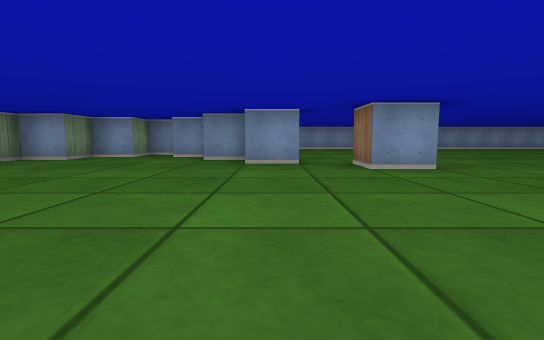
View 1 (above)

20 first-person views from a walk through a cub3D level. The camera is about half as high as the walls, tilts 6° down and sees 85° across. The floor is counted in squares. Each view is taken from the middle of a square. On the plan, view 1 faces up. The plan holds only what a view shows up to about 9 squares ahead; the rest is blank.

View 2
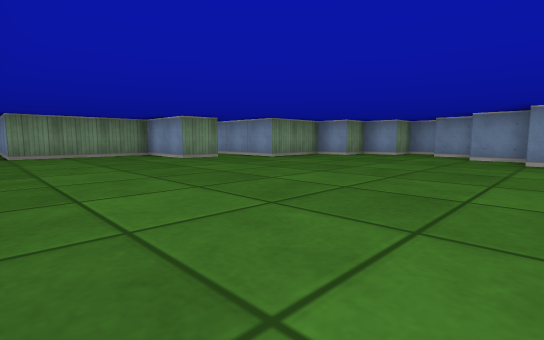

View 3
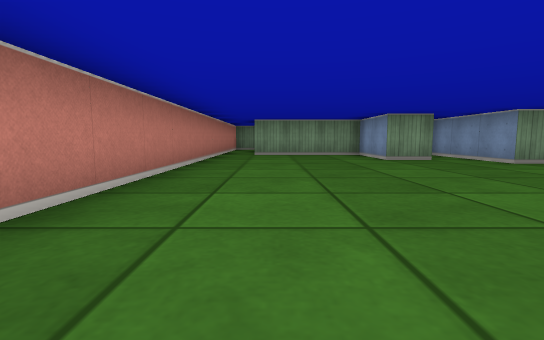

View 4
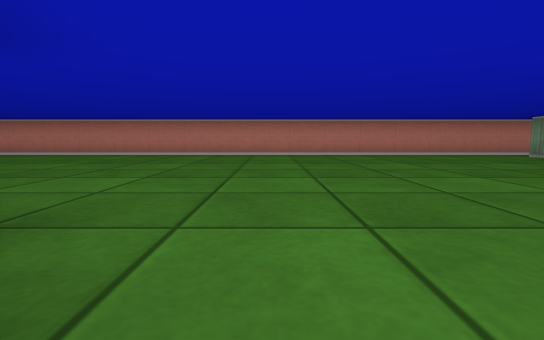

View 5
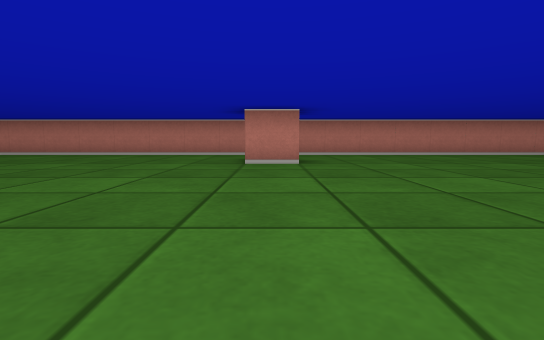

View 6
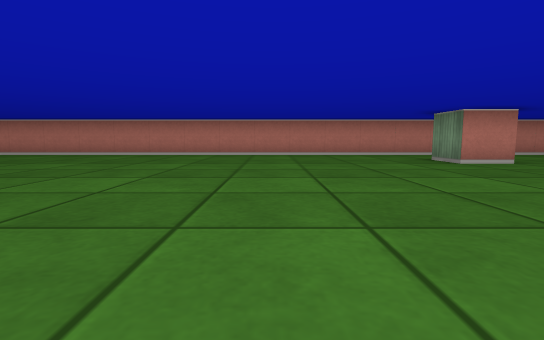

View 7
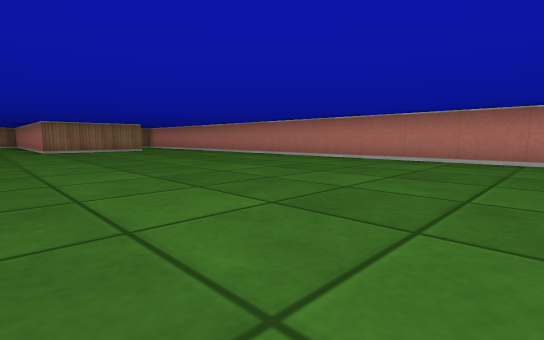

View 8
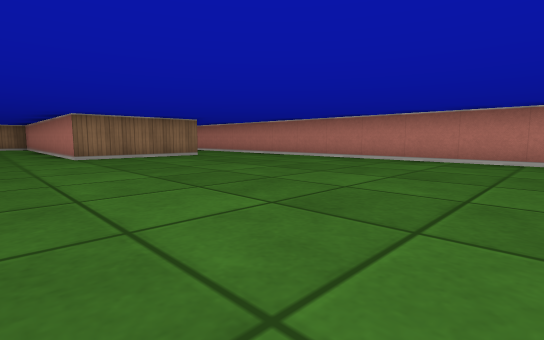

View 9
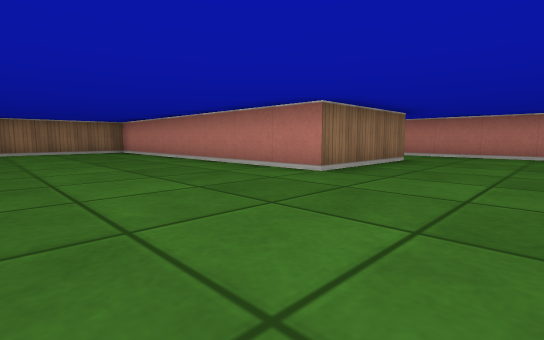

View 10
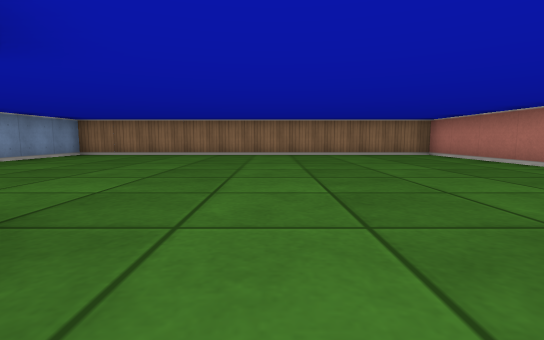

View 11
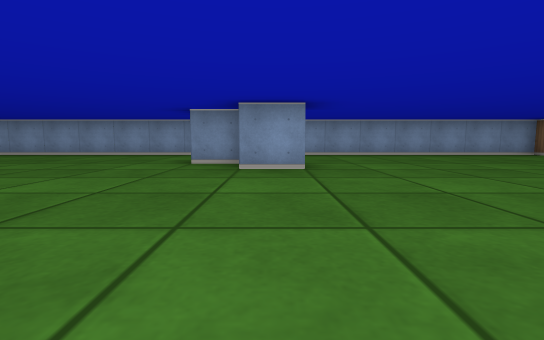

View 12
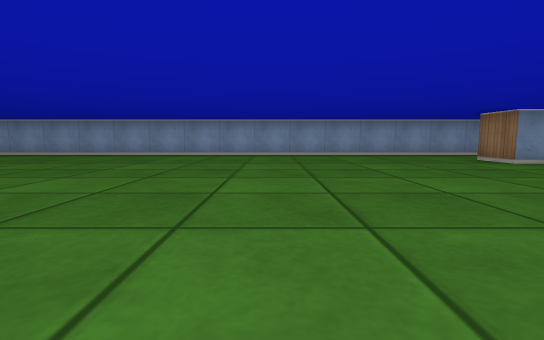

View 13
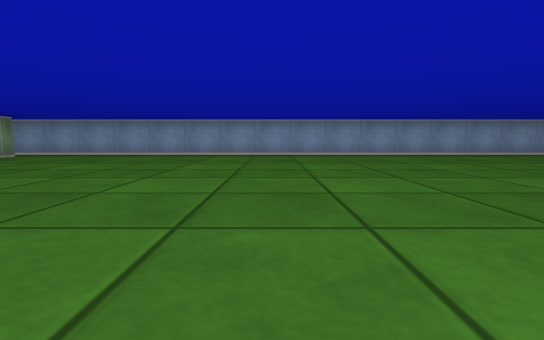

View 14
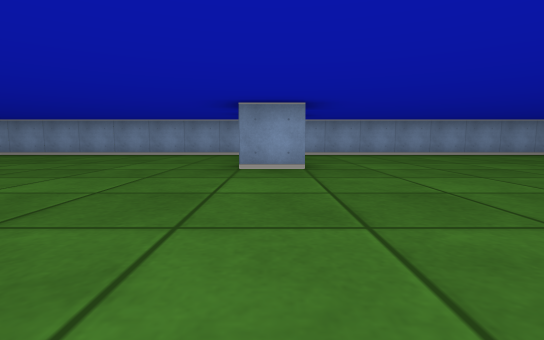

View 15
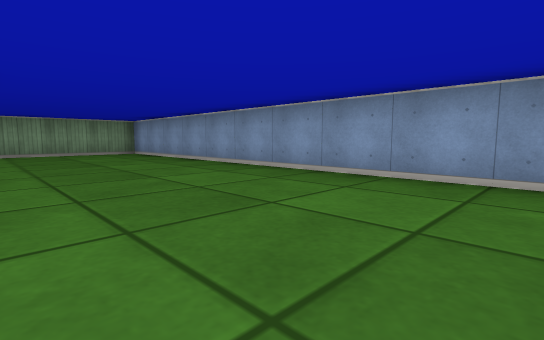

View 16
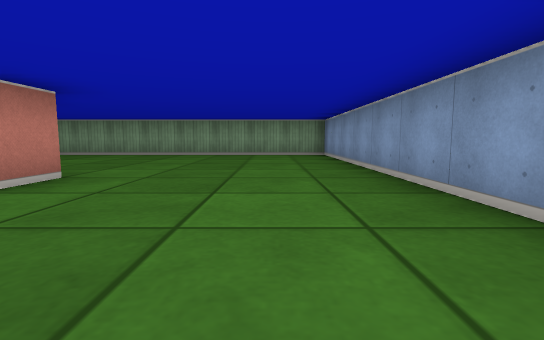

View 17
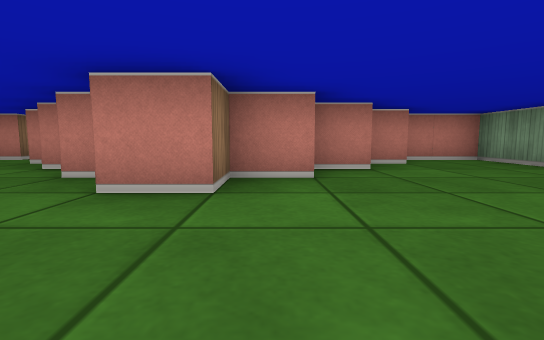

View 18
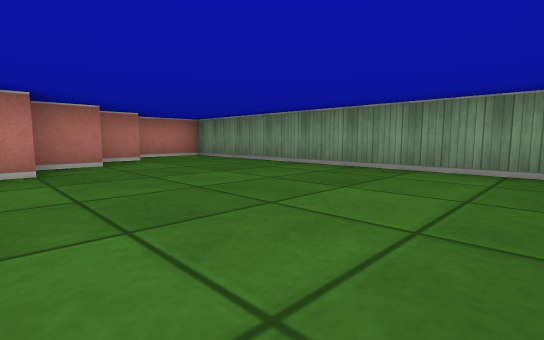

View 19
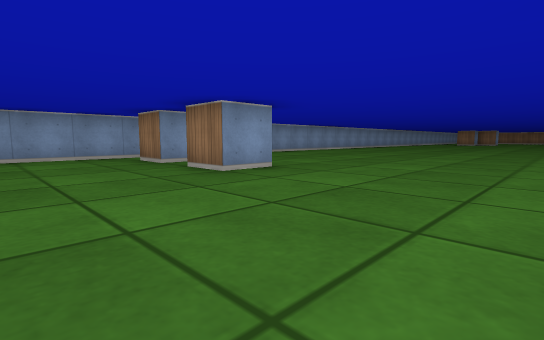

View 20
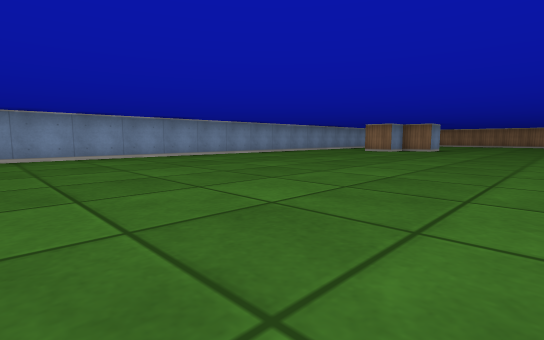

### Floor plan
Points are (right, up) in squares from view 1. A wall is a line through its corners. A room is listed if a view was taken in it or the views show most of it. See-through windows are left out.
Room 1 (views 1, 2, 3, 4, 5, 6, 7, 8, 9, 10, 11, 12, 13, 14, 15, 16, 17, 18, 19, 20)
walls: (5.4, 1.5) (6.5, 1.5) (6.5, 0.5); (4.6, 9.5) (3.5, 9.5) (3.5, 10.5); (2.6, 4.5) (1.5, 4.5) (1.5, 5.5) (2, 5.5); (4.1, 11.5) (3.5, 11.5) (3.5, 12.5); (4.5, 12.5) (4.5, 12); (0.6, 5.5) (-0.5, 5.5); (-0.5, 6.5) (-1.5, 6.5); (-1.6, 7.5) (-2.5, 7.5); (-2, 8.5) (-1.5, 8.5); (25.5, 10.5) (24.5, 10.5) (24.5, 11.5); (25.5, 0.4) (25.5, 3.5) (33.5, 3.5) (33.5, 13.5) (-8.5, 13.5) (-8.5, 5.5) (-6.9, 5.5); (-2.8, 8.5) (-3.5, 8.5) (-3.5, 7.5) (-4.5, 7.5) (-4.5, 6.5) (-5.5, 6.5) (-5.5, 4.5) (-8.4, 4.5); (26.6, 9.5) (25.5, 9.5); (-4.6, 8.5) (-3.5, 8.5) (-3.5, 9.5) (-2.5, 9.5); (-5.6, 7.5) (-4.5, 7.5); (-6.6, 6.5) (-5.8, 6.5); (-6.5, 3.6) (-6.5, 2.5) (-8.5, 2.5) (-8.5, -0.5) (-11.2, -0.5); (-9.4, -1.5) (26.4, -1.5)

Positions as (right, up) in squares from view 1, and headings:
1: (0, 0), facing up
2: (0, -1), facing up-left
3: (0, 0), facing left
4: (-2, 7), facing down
5: (6, 7), facing down
6: (10, 7), facing down
7: (14, 5), facing down-right
8: (18, 5), facing down-right
9: (23, 7), facing down-right
10: (25, 8), facing right
11: (26, 5), facing up
12: (20, 5), facing up
13: (11, 5), facing up
14: (4, 5), facing up
15: (1, 10), facing up-left
16: (0, 12), facing left
17: (-4, 12), facing down
18: (-4, 13), facing down-left
19: (1, 6), facing up-right
20: (14, 6), facing up-right
